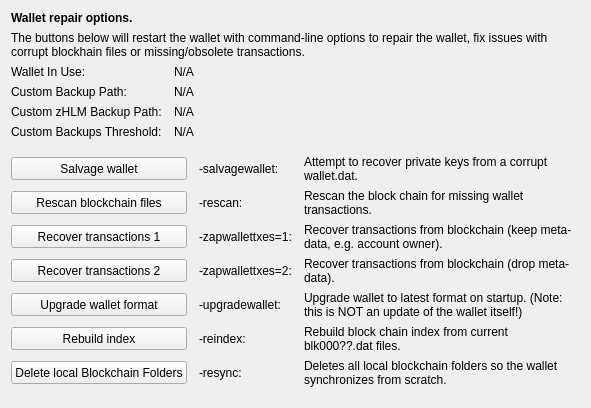
     <widget class="QWidget" name="tab_repair">
      <attribute name="title">
       <string>&amp;Wallet Repair</string>
      </attribute>
      <layout class="QGridLayout" name="gridLayout_4" columnstretch="0,0,0,0">
       <property name="horizontalSpacing">
        <number>12</number>
       </property>
       <item row="0" column="0" colspan="4">
        <widget class="QLabel" name="label_repair_header">
         <property name="font">
          <font>
           <weight>75</weight>
           <bold>true</bold>
          </font>
         </property>
         <property name="text">
          <string>Wallet repair options.</string>
         </property>
        </widget>
       </item>
       <item row="1" column="0" colspan="4">
        <widget class="QLabel" name="label_repair_helptext">
         <property name="font">
          <font>
           <weight>50</weight>
           <bold>false</bold>
          </font>
         </property>
         <property name="text">
          <string>The buttons below will restart the wallet with command-line options to repair the wallet, fix issues with corrupt blockhain files or missing/obsolete transactions.</string>
         </property>
         <property name="wordWrap">
          <bool>true</bool>
         </property>
        </widget>
       </item>
       <item row="2" column="0">
        <widget class="QLabel" name="wallet_path_label">
         <property name="text">
          <string>Wallet In Use:</string>
         </property>
        </widget>
       </item>
       <item row="2" column="1" colspan="3">
        <widget class="QLabel" name="wallet_path">
         <property name="cursor">
          <cursorShape>IBeamCursor</cursorShape>
         </property>
         <property name="text">
          <string>N/A</string>
         </property>
         <property name="textFormat">
          <enum>Qt::PlainText</enum>
         </property>
         <property name="textInteractionFlags">
          <set>Qt::LinksAccessibleByMouse|Qt::TextSelectableByKeyboard|Qt::TextSelectableByMouse</set>
         </property>
        </widget>
       </item>
       <item row="3" column="0">
        <widget class="QLabel" name="wallet_custombackuppath_label">
         <property name="text">
          <string>Custom Backup Path:</string>
         </property>
         <property name="visible">
          <bool>false</bool>
         </property>
        </widget>
       </item>
       <item row="3" column="1" colspan="3">
        <widget class="QLabel" name="wallet_custombackuppath">
         <property name="cursor">
          <cursorShape>IBeamCursor</cursorShape>
         </property>
         <property name="text">
          <string>N/A</string>
         </property>
         <property name="textFormat">
          <enum>Qt::PlainText</enum>
         </property>
         <property name="textInteractionFlags">
          <set>Qt::LinksAccessibleByMouse|Qt::TextSelectableByKeyboard|Qt::TextSelectableByMouse</set>
         </property>
         <property name="visible">
          <bool>false</bool>
         </property>
        </widget>
       </item>
       <item row="4" column="0">
        <widget class="QLabel" name="wallet_customzpivbackuppath_label">
         <property name="text">
          <string>Custom zHLM Backup Path:</string>
         </property>
         <property name="visible">
          <bool>false</bool>
         </property>
        </widget>
       </item>
       <item row="4" column="1" colspan="3">
        <widget class="QLabel" name="wallet_customzpivbackuppath">
         <property name="cursor">
          <cursorShape>IBeamCursor</cursorShape>
         </property>
         <property name="text">
          <string>N/A</string>
         </property>
         <property name="textFormat">
          <enum>Qt::PlainText</enum>
         </property>
         <property name="textInteractionFlags">
          <set>Qt::LinksAccessibleByMouse|Qt::TextSelectableByKeyboard|Qt::TextSelectableByMouse</set>
         </property>
         <property name="visible">
          <bool>false</bool>
         </property>
        </widget>
       </item>
       <item row="5" column="0">
        <widget class="QLabel" name="wallet_custombackupthreshold_label">
         <property name="text">
          <string>Custom Backups Threshold:</string>
         </property>
         <property name="visible">
          <bool>false</bool>
         </property>
        </widget>
       </item>
       <item row="5" column="1" colspan="3">
        <widget class="QLabel" name="wallet_custombackupthreshold">
         <property name="cursor">
          <cursorShape>IBeamCursor</cursorShape>
         </property>
         <property name="text">
          <string>N/A</string>
         </property>
         <property name="textFormat">
          <enum>Qt::PlainText</enum>
         </property>
         <property name="textInteractionFlags">
          <set>Qt::LinksAccessibleByMouse|Qt::TextSelectableByKeyboard|Qt::TextSelectableByMouse</set>
         </property>
         <property name="visible">
          <bool>false</bool>
         </property>
        </widget>
       </item>
       <item row="6" column="0">
        <spacer name="verticalSpacer_repair1">
         <property name="orientation">
          <enum>Qt::Vertical</enum>
         </property>
         <property name="sizeHint" stdset="0">
          <size>
           <width>10</width>
           <height>10</height>
          </size>
         </property>
        </spacer>
       </item>
       <item row="7" column="0" colspan="2">
        <widget class="QPushButton" name="btn_salvagewallet">
         <property name="minimumSize">
          <size>
           <width>100</width>
           <height>23</height>
          </size>
         </property>
         <property name="text">
          <string>Salvage wallet</string>
         </property>
        </widget>
       </item>
       <item row="7" column="2">
        <widget class="QLabel" name="label_repair_salvage_command">
         <property name="text">
          <string notr="true">-salvagewallet:</string>
         </property>
        </widget>
       </item>
       <item row="7" column="3">
        <widget class="QLabel" name="label_repair_salvage">
         <property name="text">
          <string>Attempt to recover private keys from a corrupt wallet.dat.</string>
         </property>
         <property name="wordWrap">
          <bool>true</bool>
         </property>
        </widget>
       </item>
       <item row="8" column="0" colspan="2">
        <widget class="QPushButton" name="btn_rescan">
         <property name="minimumSize">
          <size>
           <width>100</width>
           <height>23</height>
          </size>
         </property>
         <property name="text">
          <string>Rescan blockchain files</string>
         </property>
        </widget>
       </item>
       <item row="8" column="2">
        <widget class="QLabel" name="label_repair_rescan_command">
         <property name="text">
          <string notr="true">-rescan:</string>
         </property>
        </widget>
       </item>
       <item row="8" column="3">
        <widget class="QLabel" name="label_repair_rescan">
         <property name="text">
          <string>Rescan the block chain for missing wallet transactions.</string>
         </property>
         <property name="wordWrap">
          <bool>true</bool>
         </property>
        </widget>
       </item>
       <item row="9" column="0" colspan="2">
        <widget class="QPushButton" name="btn_zapwallettxes1">
         <property name="minimumSize">
          <size>
           <width>100</width>
           <height>23</height>
          </size>
         </property>
         <property name="text">
          <string>Recover transactions 1</string>
         </property>
        </widget>
       </item>
       <item row="9" column="2">
        <widget class="QLabel" name="label_repair_zap1_command">
         <property name="text">
          <string notr="true">-zapwallettxes=1:</string>
         </property>
        </widget>
       </item>
       <item row="9" column="3">
        <widget class="QLabel" name="label_repair_zap1">
         <property name="text">
          <string>Recover transactions from blockchain (keep meta-data, e.g. account owner).</string>
         </property>
         <property name="wordWrap">
          <bool>true</bool>
         </property>
        </widget>
       </item>
       <item row="10" column="0" colspan="2">
        <widget class="QPushButton" name="btn_zapwallettxes2">
         <property name="minimumSize">
          <size>
           <width>100</width>
           <height>23</height>
          </size>
         </property>
         <property name="text">
          <string>Recover transactions 2</string>
         </property>
        </widget>
       </item>
       <item row="10" column="2">
        <widget class="QLabel" name="label_repair_zap2_command">
         <property name="text">
          <string notr="true">-zapwallettxes=2:</string>
         </property>
        </widget>
       </item>
       <item row="10" column="3">
        <widget class="QLabel" name="label_repair_zap2">
         <property name="text">
          <string>Recover transactions from blockchain (drop meta-data).</string>
         </property>
         <property name="wordWrap">
          <bool>true</bool>
         </property>
        </widget>
       </item>
       <item row="11" column="0" colspan="2">
        <widget class="QPushButton" name="btn_upgradewallet">
         <property name="minimumSize">
          <size>
           <width>100</width>
           <height>23</height>
          </size>
         </property>
         <property name="text">
          <string>Upgrade wallet format</string>
         </property>
        </widget>
       </item>
       <item row="11" column="2">
        <widget class="QLabel" name="label_repair_upgrade_command">
         <property name="text">
          <string notr="true">-upgradewallet:</string>
         </property>
        </widget>
       </item>
       <item row="11" column="3">
        <widget class="QLabel" name="label_repair_upgrade">
         <property name="text">
          <string>Upgrade wallet to latest format on startup. (Note: this is NOT an update of the wallet itself!)</string>
         </property>
         <property name="wordWrap">
          <bool>true</bool>
         </property>
        </widget>
       </item>
       <item row="12" column="0" colspan="2">
        <widget class="QPushButton" name="btn_reindex">
         <property name="minimumSize">
          <size>
           <width>100</width>
           <height>23</height>
          </size>
         </property>
         <property name="text">
          <string>Rebuild index</string>
         </property>
        </widget>
       </item>
       <item row="12" column="2">
        <widget class="QLabel" name="label_repair_reindex_command">
         <property name="text">
          <string notr="true">-reindex:</string>
         </property>
        </widget>
       </item>
       <item row="12" column="3">
        <widget class="QLabel" name="label_repair_reindex">
         <property name="text">
          <string>Rebuild block chain index from current blk000??.dat files.</string>
         </property>
         <property name="wordWrap">
          <bool>true</bool>
         </property>
        </widget>
       </item>
       <item row="13" column="0" colspan="2">
        <widget class="QPushButton" name="btn_resync">
         <property name="minimumSize">
          <size>
           <width>100</width>
           <height>23</height>
          </size>
         </property>
         <property name="text">
          <string>Delete local Blockchain Folders</string>
         </property>
        </widget>
       </item>
       <item row="13" column="2">
        <widget class="QLabel" name="label_repair_resync_command">
         <property name="text">
          <string>-resync:</string>
         </property>
        </widget>
       </item>
       <item row="13" column="3">
        <widget class="QLabel" name="label_repair_resync">
         <property name="text">
          <string>Deletes all local blockchain folders so the wallet synchronizes from scratch.</string>
         </property>
         <property name="wordWrap">
          <bool>true</bool>
         </property>
        </widget>
       </item>
       <item row="14" column="0">
        <spacer name="verticalSpacer_repair2">
         <property name="orientation">
          <enum>Qt::Vertical</enum>
         </property>
         <property name="sizeHint" stdset="0">
          <size>
           <width>20</width>
           <height>10</height>
          </size>
         </property>
        </spacer>
       </item>
      </layout>
     </widget>
